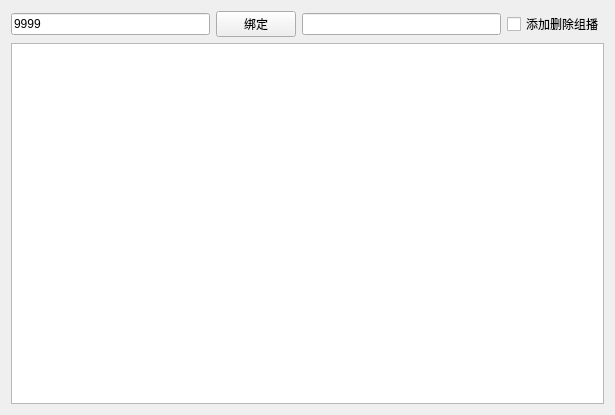
<?xml version="1.0" encoding="UTF-8"?>
<ui version="4.0">
 <class>UdpRecv</class>
 <widget class="QWidget" name="UdpRecv">
  <property name="geometry">
   <rect>
    <x>0</x>
    <y>0</y>
    <width>615</width>
    <height>415</height>
   </rect>
  </property>
  <property name="windowTitle">
   <string>UdpRecv</string>
  </property>
  <layout class="QVBoxLayout" name="verticalLayout">
   <item>
    <layout class="QHBoxLayout" name="horizontalLayout">
     <item>
      <widget class="QLineEdit" name="portEdit">
       <property name="text">
        <string>9999</string>
       </property>
      </widget>
     </item>
     <item>
      <widget class="QPushButton" name="bindBt">
       <property name="text">
        <string>绑定</string>
       </property>
      </widget>
     </item>
     <item>
      <widget class="QLineEdit" name="ipEdit"/>
     </item>
     <item>
      <widget class="QCheckBox" name="checkBox">
       <property name="text">
        <string>添加删除组播</string>
       </property>
      </widget>
     </item>
    </layout>
   </item>
   <item>
    <widget class="QListWidget" name="listWidget"/>
   </item>
  </layout>
 </widget>
 <resources/>
 <connections/>
</ui>
